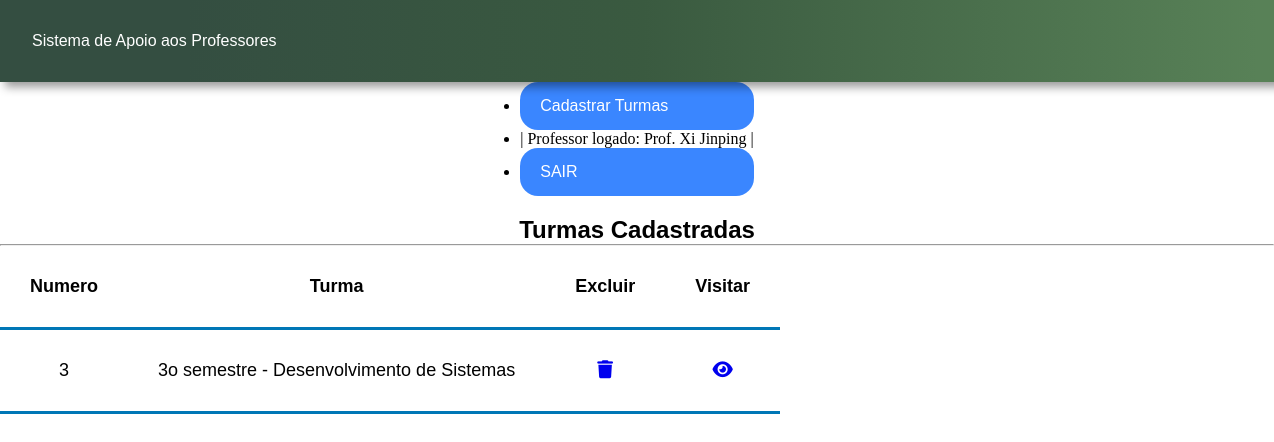
/lista_turma/3, run on the app's committed database.
### App_Escola/models.py (models this page shows, shortened)
class Professor(models.Model):
    nome = models.CharField(max_length=120)
    email = models.CharField(max_length=120)
    senha = models.CharField(max_length=64)

class Turma(models.Model):
    nome_turma = models.CharField(max_length=120)
    id_professor = models.ForeignKey(Professor, null=True, on_delete=models.PROTECT)

### App_Escola/views.py (the view)
# urls.py: path('lista_turma/<int:id_professor>', views.lista_turma, name='lista_turma'),
def lista_turma(request, id_professor):
    dados_professor = Professor.objects.filter(id=id_professor).values("nome", "id")
    usuario_logado = dados_professor[0]
    usuario_logado = usuario_logado['nome']
    id_logado = dados_professor[0]
    id_logado = id_logado['id']
    turmas_do_professor = Turma.objects.filter(id_professor=id_logado)
    return render(request, 'Cons_Turma_Lista.html',
                  {'usuario_logado':usuario_logado, 'turmas_do_professor':turmas_do_professor,
                   'id_logado':id_logado})

### App_Escola/templates/Cons_Turma_Lista.html (shortened to what this page needs)
{% load static %}
<!DOCTYPE html>
<html lang="en">
<head>
    <link rel="stylesheet" type="text/css" href="../static/css/cons_turma_lista.css">
</head>
<header class="login">
    <div class="fundo_menu">
        <div class="nome_sistema">
            Sistema de Apoio aos Professores
        </div>
    </div>
</header>
<nav class="menu">
    <ul>
       <li><a href="/cad_turma/{{id_logado}}">Cadastrar Turmas</a></li>
       <li> | Professor logado: {{usuario_logado}} | </a></li>
       <li><a href="../accounts/logout">SAIR</a></li>
    </ul>
</nav>
<body onLoad="login();">
    <div class="principal">
    <div class="container">
        <section class="enquadramento">
            <h1> Turmas Cadastradas</h1>
        </section>
        <hr>
        <table>
            <tr>
                <th>Numero</th>
                <th>Turma</th>
                <th>Excluir</th>
                <th>Visitar</th>
            </tr>
            {% for igs in turmas_do_professor %}
            <tr>
                <td style="text-align:center">{{igs.id}} </td>
                <td>{{igs.nome_turma}}</td>
                <td style="text-align:center"><a href="javascript:valida_excluir({{igs.id}})"><i class="fa-solid fa-trash"></i></a></td>
                <td style="text-align:center"><a href="{% url 'ver_atividades' id_turma=igs.id %}"><i class="fa-solid fa-eye"></i></a></td>
            </tr>
            {% endfor %}
        </table>
    </div>
    </div>
</body>
</html>

### App_Escola/static/css/cons_turma_lista.css (style rules this page uses)
* { margin: 0px; padding: 0px; }
body { width: 100%; }
.login { display: flex; width: 100%; padding: 4vh; align-items: center; font-family: "Roboto-Condensed", sans-serif; font-size: 16px; color: #ffff; background: linear-gradient(90deg, #344e41 14%, #3a5a40 48%, #588157 94%); filter: drop-shadow(5px 5px 5px rgba(0 0 0 / 40%)); }
.menu { display: flex; justify-content: center; align-items: center; padding: 0 10px 0 10px; }
.menu a { display: flex; padding: 15px 20px 15px 20px; border: none; background-color: #3a86ff; border-radius: 18px; color: white; font-family: "Roboto-Condensed", sans-serif; font-size: 16px; }
div h1 { display: flex; justify-content: center; align-items: center; font-family: "Roboto-Condensed", sans-serif; font-size: 24px; padding-top: 20px; }
table, th, td { border-collapse: collapse; padding: 30px; text-align: center; font-family: "Roboto-Condensed", sans-serif; font-size: 18px; border-bottom: 3px solid #0077b6; }
a { text-decoration: none; }

### data on the page
Professor: nome "Prof. Xi Jinping"
Turma: id "3", nome_turma "3o semestre - Desenvolvimento de Sistemas"
